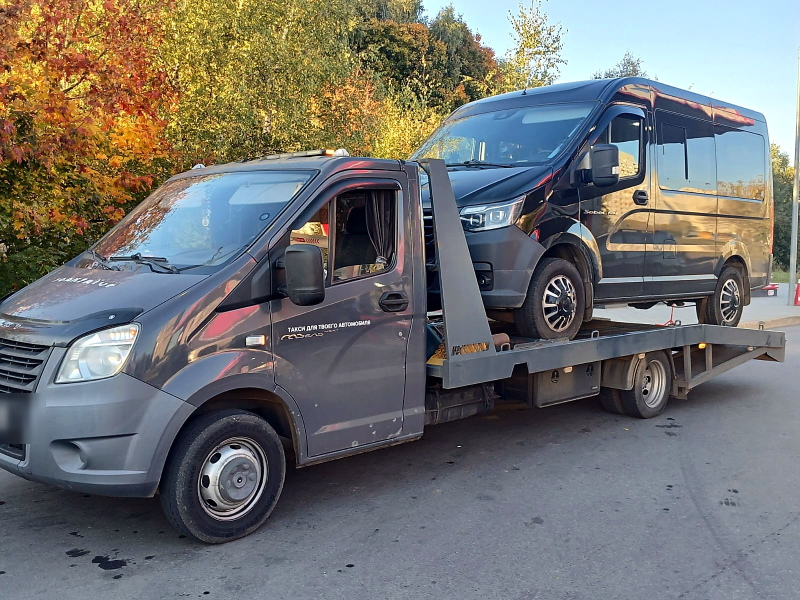
#> input picture photo/01_real_polished/evakuator-perevozka-mikroavtobusa-osen.jpg, 1600 x 1200 px (shown at 1/2 size)
$ python -i polish_real.py   (imports and definitions only)
#> lines starting #> are read from the running program, lines starting #| are printed output that depends on the picture
#> further down, picture is the input picture: PIL image 1600x1200 RGB; mean R, G, B 113.7, 114.2, 112.6
"""Polish the owner's real job photos for publication.

Gentle, reversible-looking corrections only — these are real photographs and must
still read as real: modest white balance, contrast and saturation, light sharpening.
Plates and faces are pixelated then blurred, which cannot be undone.

Source: photo/00_real_source/   Output: photo/01_real_polished/
"""
import sys
from pathlib import Path

from PIL import Image, ImageEnhance, ImageFilter

ROOT = Path(__file__).resolve().parent.parent
SRC = ROOT / "photo" / "00_real_source"
OUT = ROOT / "photo" / "01_real_polished"

# Per photo: output name, and the boxes to obscure as (x0, y0, x1, y1) fractions
# of width/height. Boxes are deliberately a little generous.
PHOTOS = [
    ("WhatsApp Image 2026-09-30 at 09.28.22.jpeg",
     "evakuator-perevozka-mikroavtobusa-osen.jpg",
     [(0.000, 0.655, 0.058, 0.740)]),
    ("WhatsApp Image 2026-09-30 at 09.28.23 (1).jpeg",
     "evakuator-perevozka-bmw-x6-krossover.jpg",
     [(0.838, 0.338, 0.924, 0.404)]),
    ("WhatsApp Image 2026-09-30 at 09.28.23.jpeg",
     "evakuator-perevozka-gruzovogo-mikroavtobusa.jpg",
     [(0.096, 0.766, 0.198, 0.838)]),
    ("WhatsApp Image 2026-09-30 at 09.28.24 (1).jpeg",
     "evakuator-posle-dtp-lada-vesta-pogruzka.jpg",
     [(0.757, 0.321, 0.948, 0.388)]),
    ("WhatsApp Image 2026-09-30 at 09.28.24.jpeg",
     "evakuator-pogruzka-po-apparelyam-znak-avariynoy.jpg",
     [(0.370, 0.300, 0.505, 0.348), (0.395, 0.433, 0.520, 0.482)]),
    ("WhatsApp Image 2026-09-30 at 09.28.25 (1).jpeg",
     "evakuator-perevozka-audi-a8-biznes-klass.jpg",
     [(0.136, 0.457, 0.260, 0.525),   # Audi plate
      (0.193, 0.710, 0.297, 0.770),   # tow truck plate
      (0.392, 0.178, 0.470, 0.277)]),  # driver's face
    ("WhatsApp Image 2026-09-30 at 09.28.25 (2).jpeg",
     "evakuator-perevozka-volkswagen-golf.jpg",
     [(0.706, 0.498, 0.814, 0.560), (0.866, 0.776, 0.964, 0.838),
      (0.882, 0.436, 0.952, 0.484)]),   # third party truck in the background
    ("WhatsApp Image 2026-09-30 at 09.28.25.jpeg",
     "evakuator-gazel-next-s-avtomobilem.jpg",
     [(0.014, 0.588, 0.096, 0.670)]),
    ("WhatsApp Image 2026-09-30 at 09.28.26.jpeg",
     "evakuator-avtomobil-posle-dtp-bokovoy-udar.jpg",
     [(0.708, 0.422, 0.810, 0.502), (0.754, 0.762, 0.862, 0.828)]),
    # Прислано владельцем 30.09.2026 вечером, добавлено 02.10.2026.
    ("WhatsApp Image 2026-09-30 at 21.51.12.jpeg",
     "evakuator-mercedes-cla-moskva-avariyka.jpg",
     [(0.559, 0.242, 0.647, 0.283),   # Mercedes plate
      (0.592, 0.460, 0.683, 0.512)]),  # tow truck plate
    # Прислано владельцем 02.10.2026 поздно вечером — скриншоты с телефона.
    # Четвёртый элемент — кадр внутри скриншота (доли ширины/высоты): чёрные поля
    # обрезаются до обработки, рамки для размытия считаются уже от обрезанного кадра.
    ("WhatsApp Image 2026-10-02 at 23.41.48.jpeg",
     "evakuator-manipulyator-pogruzka-avtomobilya-posle-dtp.jpg",
     [(0.000, 0.855, 0.072, 0.940),   # our tow truck plate
      (0.950, 0.748, 1.000, 0.825),   # manipulator plate
      (0.618, 0.536, 0.680, 0.610)],  # third-party logo and phone on the door
     (0.0, 0.3150, 1.0, 0.6488)),
    ("WhatsApp Image 2026-10-02 at 23.45.09.jpeg",
     "evakuator-perevozka-spectehniki-mini-pogruzchik.jpg",
     [],
     (0.0, 0.2063, 1.0, 0.6146)),
    ("WhatsApp Image 2026-10-02 at 23.46.50.jpeg",
     "evakuator-perevozka-rolls-royce-wraith-kupe.jpg",
     [(0.040, 0.412, 0.100, 0.488),   # Rolls-Royce plate
      (0.040, 0.790, 0.080, 0.850),   # tow truck rear plate
      (0.945, 0.450, 0.990, 0.490)],  # car in the background
     (0.0, 0.3369, 1.0, 0.6394)),
    ("WhatsApp Image 2026-10-02 at 23.49.12.jpeg",
     "evakuator-perevozka-vilochnogo-pogruzchika.jpg",
     [(0.312, 0.495, 0.372, 0.552)],   # sticker with a phone number on the forklift
     (0.0, 0.2812, 1.0, 0.6956)),
    ("WhatsApp Image 2026-10-02 at 23.49.53.jpeg",
     "evakuator-perevozka-mini-pogruzchika-s-kovshom.jpg",
     [(0.035, 0.71, 0.155, 0.784)],   # tow truck plate
     (0.0, 0.27, 1.0, 0.7069)),
    ("WhatsApp Image 2026-10-02 at 23.52.32.jpeg",
     "evakuator-manipulyator-podem-avtomobilya-iz-kyuveta.jpg",
     [(0.318, 0.583, 0.380, 0.634),   # worker's face
      (0.200, 0.743, 0.300, 0.787),   # left truck plate
      (0.735, 0.749, 0.842, 0.796),   # right truck plate
      (0.835, 0.371, 0.900, 0.409),   # lifted car plate
      (0.070, 0.625, 0.135, 0.666)],  # car in the background
     (0.0, 0.2769, 1.0, 0.7)),
    # Эвакуатор-манипулятор партнёра: название службы и номер закрыты по решению владельца.
    ("WhatsApp Image 2026-10-02 at 23.44.03.jpeg",
     "evakuator-manipulyator-pogruzka-mercedes-gle.jpg",
     [(0.770, 0.604, 0.962, 0.644),   # service name on the cab front
      (0.518, 0.556, 0.612, 0.604),   # service name on the door
      (0.832, 0.708, 0.922, 0.748)]),  # plate
    ("WhatsApp Image 2026-10-03 at 00.04.59.jpeg",
     "evakuator-pogruzka-vilochnogo-pogruzchika-na-platformu.jpg",
     [(0.650, 0.358, 0.712, 0.408),   # worker's face
      (0.050, 0.730, 0.145, 0.782)]),  # tow truck plate
    ("WhatsApp Image 2026-10-03 at 00.05.00.jpeg",
     "evakuator-perevozka-vilochnogo-pogruzchika-5-tonn.jpg",
     [(0.905, 0.530, 0.970, 0.560)]),  # parked cars in the background
    # Прислано 05.10.2026 — вертикальный кадр, обрезан до 4:3 по машине.
    ("WhatsApp Image 2026-10-05 at 12.30.43.jpeg",
     "evakuator-perevozka-kia-carnival-miniven.jpg",
     [(0.675, 0.425, 0.845, 0.505)],   # Kia plate
     (0.0, 0.094, 1.0, 0.656)),
    # Прислано 07.10.2026 — Tank 500: погрузка лебедкой, на платформе сбоку и сзади.
    ("WhatsApp Image 2026-10-07 at 12.48.20.jpeg",
     "evakuator-perevozka-tank-500-vnedorozhnik.jpg",
     [(0.040, 0.390, 0.082, 0.505)]),  # passer-by at the left edge
    ("WhatsApp Image 2026-10-07 at 12.48.21.jpeg",
     "evakuator-tank-500-na-platforme-vid-szadi.jpg",
     [(0.170, 0.352, 0.290, 0.415),   # Tank plate
      (0.262, 0.636, 0.388, 0.698),   # tow truck plate
      (0.168, 0.468, 0.228, 0.506)],  # parked car on the left
     (0.0, 0.15, 1.0, 0.7125)),
    ("WhatsApp Image 2026-10-07 at 12.48.21 (1).jpeg",
     "evakuator-pogruzka-lebedkoy-tank-500.jpg",
     [(0.435, 0.300, 0.525, 0.350),   # Tank plate
      (0.100, 0.182, 0.170, 0.234)],  # parked car on the left
     (0.0, 0.30, 1.0, 0.8625)),
]


def white_balance(im, strength=0.7, max_gain=0.14):
    """Gentle gray-world balance, with the correction capped so skies stay honest."""
#> called with strength = 0.7, max_gain = 0.14
    r, g, b = [c.resize((64, 64)).convert("L") for c in im.split()[:3]]
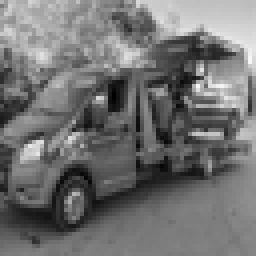
#> r: PIL image 64x64 L (shown 4 times larger); min 0, max 246, mean 113.6
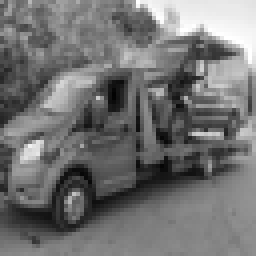
#> g: PIL image 64x64 L (shown 4 times larger); min 2, max 255, mean 114.2
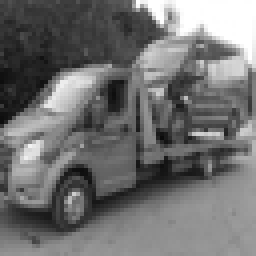
#> b: PIL image 64x64 L (shown 4 times larger); min 11, max 255, mean 112.6
    means = [sum(c.getdata()) / 4096 for c in (r, g, b)]
#> means = [113.6, 114.2, 112.6]
    target = sum(means) / 3
#> target = 113.5
    out = []
    for ch, m in zip(im.split()[:3], means):
        gain = 1.0 if m < 1 else target / m
        gain = 1 + (gain - 1) * strength
        gain = max(1 - max_gain, min(1 + max_gain, gain))
        out.append(ch.point(lambda v, k=gain: min(255, int(v * k))))
#> this loop made 3 passes
#> (m, gain) on passes 1 to 3: (113.6, 0.999), (114.2, 0.996), (112.6, 1.01)
#> after the loop, out = 3 items
    return Image.merge("RGB", out)


# [65 lines left out: functions stretch, obscure, main, not called in this run]


# [2 lines not run here, left out]

>>> from PIL import Image
>>> picture = Image.open('../photo/01_real_polished/evakuator-perevozka-mikroavtobusa-osen.jpg')
>>> result = white_balance(picture)
